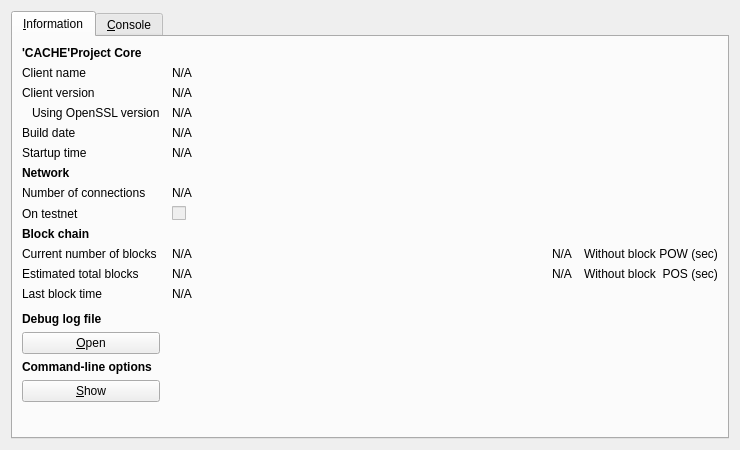
<?xml version="1.0" encoding="UTF-8"?>
<ui version="4.0">
 <class>RPCConsole</class>
 <widget class="QDialog" name="RPCConsole">
  <property name="geometry">
   <rect>
    <x>0</x>
    <y>0</y>
    <width>740</width>
    <height>450</height>
   </rect>
  </property>
  <property name="windowTitle">
   <string>'CACHE'Project - Debug window</string>
  </property>
  <layout class="QVBoxLayout" name="verticalLayout_2">
   <item>
    <widget class="QTabWidget" name="tabWidget">
     <property name="currentIndex">
      <number>0</number>
     </property>
     <widget class="QWidget" name="tab_info">
      <attribute name="title">
       <string>&amp;Information</string>
      </attribute>
      <layout class="QGridLayout" name="gridLayout" columnstretch="0,1">
       <property name="horizontalSpacing">
        <number>12</number>
       </property>
       <item row="0" column="0">
        <widget class="QLabel" name="label_9">
         <property name="font">
          <font>
           <weight>75</weight>
           <bold>true</bold>
          </font>
         </property>
         <property name="text">
          <string>'CACHE'Project Core</string>
         </property>
        </widget>
       </item>
       <item row="1" column="0">
        <widget class="QLabel" name="label_5">
         <property name="text">
          <string>Client name</string>
         </property>
        </widget>
       </item>
       <item row="1" column="1">
        <widget class="QLabel" name="clientName">
         <property name="cursor">
          <cursorShape>IBeamCursor</cursorShape>
         </property>
         <property name="text">
          <string>N/A</string>
         </property>
         <property name="textFormat">
          <enum>Qt::PlainText</enum>
         </property>
         <property name="textInteractionFlags">
          <set>Qt::LinksAccessibleByMouse|Qt::TextSelectableByKeyboard|Qt::TextSelectableByMouse</set>
         </property>
        </widget>
       </item>
       <item row="2" column="0">
        <widget class="QLabel" name="label_6">
         <property name="text">
          <string>Client version</string>
         </property>
        </widget>
       </item>
       <item row="2" column="1">
        <widget class="QLabel" name="clientVersion">
         <property name="cursor">
          <cursorShape>IBeamCursor</cursorShape>
         </property>
         <property name="text">
          <string>N/A</string>
         </property>
         <property name="textFormat">
          <enum>Qt::PlainText</enum>
         </property>
         <property name="textInteractionFlags">
          <set>Qt::LinksAccessibleByMouse|Qt::TextSelectableByKeyboard|Qt::TextSelectableByMouse</set>
         </property>
        </widget>
       </item>
       <item row="3" column="0">
        <widget class="QLabel" name="label_14">
         <property name="text">
          <string>Using OpenSSL version</string>
         </property>
         <property name="indent">
          <number>10</number>
         </property>
        </widget>
       </item>
       <item row="3" column="1">
        <widget class="QLabel" name="openSSLVersion">
         <property name="cursor">
          <cursorShape>IBeamCursor</cursorShape>
         </property>
         <property name="text">
          <string>N/A</string>
         </property>
         <property name="textFormat">
          <enum>Qt::PlainText</enum>
         </property>
         <property name="textInteractionFlags">
          <set>Qt::LinksAccessibleByMouse|Qt::TextSelectableByKeyboard|Qt::TextSelectableByMouse</set>
         </property>
        </widget>
       </item>
       <item row="4" column="0">
        <widget class="QLabel" name="label_12">
         <property name="text">
          <string>Build date</string>
         </property>
        </widget>
       </item>
       <item row="4" column="1">
        <widget class="QLabel" name="buildDate">
         <property name="cursor">
          <cursorShape>IBeamCursor</cursorShape>
         </property>
         <property name="text">
          <string>N/A</string>
         </property>
         <property name="textFormat">
          <enum>Qt::PlainText</enum>
         </property>
         <property name="textInteractionFlags">
          <set>Qt::LinksAccessibleByMouse|Qt::TextSelectableByKeyboard|Qt::TextSelectableByMouse</set>
         </property>
        </widget>
       </item>
       <item row="5" column="0">
        <widget class="QLabel" name="label_13">
         <property name="text">
          <string>Startup time</string>
         </property>
        </widget>
       </item>
       <item row="5" column="1">
        <widget class="QLabel" name="startupTime">
         <property name="cursor">
          <cursorShape>IBeamCursor</cursorShape>
         </property>
         <property name="text">
          <string>N/A</string>
         </property>
         <property name="textFormat">
          <enum>Qt::PlainText</enum>
         </property>
         <property name="textInteractionFlags">
          <set>Qt::LinksAccessibleByMouse|Qt::TextSelectableByKeyboard|Qt::TextSelectableByMouse</set>
         </property>
        </widget>
       </item>
       <item row="6" column="0">
        <widget class="QLabel" name="label_11">
         <property name="font">
          <font>
           <weight>75</weight>
           <bold>true</bold>
          </font>
         </property>
         <property name="text">
          <string>Network</string>
         </property>
        </widget>
       </item>
       <item row="7" column="0">
        <widget class="QLabel" name="label_7">
         <property name="text">
          <string>Number of connections</string>
         </property>
        </widget>
       </item>
       <item row="7" column="1">
        <widget class="QLabel" name="numberOfConnections">
         <property name="cursor">
          <cursorShape>IBeamCursor</cursorShape>
         </property>
         <property name="text">
          <string>N/A</string>
         </property>
         <property name="textFormat">
          <enum>Qt::PlainText</enum>
         </property>
         <property name="textInteractionFlags">
          <set>Qt::LinksAccessibleByMouse|Qt::TextSelectableByKeyboard|Qt::TextSelectableByMouse</set>
         </property>
        </widget>
       </item>
       <item row="10" column="2">
        <widget class="QLabel" name="spamhashOfControlpow">
         <property name="cursor">
          <cursorShape>IBeamCursor</cursorShape>
         </property>
         <property name="text">
          <string>N/A</string>
         </property>
         <property name="textFormat">
          <enum>Qt::PlainText</enum>
         </property>
         <property name="textInteractionFlags">
          <set>Qt::LinksAccessibleByMouse|Qt::TextSelectableByKeyboard|Qt::TextSelectableByMouse</set>
         </property>
        </widget>
       </item>
       <item row="10" column="3">
        <widget class="QLabel" name="label_20">
         <property name="font">
          <font>
           <weight>15</weight>
           <bold>false</bold>
          </font>
         </property>
         <property name="text">
          <string>Without block POW (sec)</string>
         </property>
        </widget>
       </item>
       <item row="11" column="2">
        <widget class="QLabel" name="spamhashOfControlpos">
         <property name="cursor">
          <cursorShape>IBeamCursor</cursorShape>
         </property>
         <property name="text">
          <string>N/A</string>
         </property>
         <property name="textFormat">
          <enum>Qt::PlainText</enum>
         </property>
         <property name="textInteractionFlags">
          <set>Qt::LinksAccessibleByMouse|Qt::TextSelectableByKeyboard|Qt::TextSelectableByMouse</set>
         </property>
        </widget>
       </item>
       <item row="11" column="3">
        <widget class="QLabel" name="label_21">
         <property name="font">
          <font>
           <weight>15</weight>
           <bold>false</bold>
          </font>
         </property>
         <property name="text">
          <string>Without block  POS (sec)</string>
         </property>
        </widget>
       </item>
       <item row="8" column="0">
        <widget class="QLabel" name="label_8">
         <property name="text">
          <string>On testnet</string>
         </property>
        </widget>
       </item>
       <item row="8" column="1">
        <widget class="QCheckBox" name="isTestNet">
         <property name="enabled">
          <bool>false</bool>
         </property>
         <property name="text">
          <string/>
         </property>
        </widget>
       </item>
       <item row="9" column="0">
        <widget class="QLabel" name="label_10">
         <property name="font">
          <font>
           <weight>75</weight>
           <bold>true</bold>
          </font>
         </property>
         <property name="text">
          <string>Block chain</string>
         </property>
        </widget>
       </item>
       <item row="10" column="0">
        <widget class="QLabel" name="label_3">
         <property name="text">
          <string>Current number of blocks</string>
         </property>
        </widget>
       </item>
       <item row="10" column="1">
        <widget class="QLabel" name="numberOfBlocks">
         <property name="cursor">
          <cursorShape>IBeamCursor</cursorShape>
         </property>
         <property name="text">
          <string>N/A</string>
         </property>
         <property name="textFormat">
          <enum>Qt::PlainText</enum>
         </property>
         <property name="textInteractionFlags">
          <set>Qt::LinksAccessibleByMouse|Qt::TextSelectableByKeyboard|Qt::TextSelectableByMouse</set>
         </property>
        </widget>
       </item>
       <item row="11" column="0">
        <widget class="QLabel" name="label_4">
         <property name="text">
          <string>Estimated total blocks</string>
         </property>
        </widget>
       </item>
       <item row="11" column="1">
        <widget class="QLabel" name="totalBlocks">
         <property name="cursor">
          <cursorShape>IBeamCursor</cursorShape>
         </property>
         <property name="text">
          <string>N/A</string>
         </property>
         <property name="textFormat">
          <enum>Qt::PlainText</enum>
         </property>
         <property name="textInteractionFlags">
          <set>Qt::LinksAccessibleByMouse|Qt::TextSelectableByKeyboard|Qt::TextSelectableByMouse</set>
         </property>
        </widget>
       </item>
       <item row="12" column="0">
        <widget class="QLabel" name="label_2">
         <property name="text">
          <string>Last block time</string>
         </property>
        </widget>
       </item>
       <item row="12" column="1">
        <widget class="QLabel" name="lastBlockTime">
         <property name="cursor">
          <cursorShape>IBeamCursor</cursorShape>
         </property>
         <property name="text">
          <string>N/A</string>
         </property>
         <property name="textFormat">
          <enum>Qt::PlainText</enum>
         </property>
         <property name="textInteractionFlags">
          <set>Qt::LinksAccessibleByMouse|Qt::TextSelectableByKeyboard|Qt::TextSelectableByMouse</set>
         </property>
        </widget>
       </item>
       <item row="13" column="0">
        <spacer name="verticalSpacer_2">
         <property name="orientation">
          <enum>Qt::Vertical</enum>
         </property>
         <property name="sizeHint" stdset="0">
          <size>
           <width>20</width>
           <height>20</height>
          </size>
         </property>
        </spacer>
       </item>
       <item row="14" column="0">
        <widget class="QLabel" name="labelDebugLogfile">
         <property name="font">
          <font>
           <weight>75</weight>
           <bold>true</bold>
          </font>
         </property>
         <property name="text">
          <string>Debug log file</string>
         </property>
        </widget>
       </item>
       <item row="15" column="0">
        <widget class="QPushButton" name="openDebugLogfileButton">
         <property name="toolTip">
          <string>Open the 'CACHE'Project debug log file from the current data directory. This can take a few seconds for large log files.</string>
         </property>
         <property name="text">
          <string>&amp;Open</string>
         </property>
         <property name="autoDefault">
          <bool>false</bool>
         </property>
        </widget>
       </item>
       <item row="16" column="0">
        <widget class="QLabel" name="labelCLOptions">
         <property name="font">
          <font>
           <weight>75</weight>
           <bold>true</bold>
          </font>
         </property>
         <property name="text">
          <string>Command-line options</string>
         </property>
        </widget>
       </item>
       <item row="17" column="0">
        <widget class="QPushButton" name="showCLOptionsButton">
         <property name="toolTip">
          <string>Show the 'CACHE'Project-Qt help message to get a list with possible 'CACHE'Project command-line options.</string>
         </property>
         <property name="text">
          <string>&amp;Show</string>
         </property>
         <property name="autoDefault">
          <bool>false</bool>
         </property>
        </widget>
       </item>
       <item row="18" column="0">
        <spacer name="verticalSpacer">
         <property name="orientation">
          <enum>Qt::Vertical</enum>
         </property>
         <property name="sizeHint" stdset="0">
          <size>
           <width>20</width>
           <height>40</height>
          </size>
         </property>
        </spacer>
       </item>
      </layout>
     </widget>
     <widget class="QWidget" name="tab_console">
      <attribute name="title">
       <string>&amp;Console</string>
      </attribute>
      <layout class="QVBoxLayout" name="verticalLayout_3">
       <property name="spacing">
        <number>3</number>
       </property>
       <item>
        <widget class="QTextEdit" name="messagesWidget">
         <property name="minimumSize">
          <size>
           <width>0</width>
           <height>100</height>
          </size>
         </property>
         <property name="readOnly">
          <bool>true</bool>
         </property>
         <property name="tabKeyNavigation" stdset="0">
          <bool>false</bool>
         </property>
         <property name="columnCount" stdset="0">
          <number>2</number>
         </property>
        </widget>
       </item>
       <item>
        <layout class="QHBoxLayout" name="horizontalLayout">
         <property name="spacing">
          <number>3</number>
         </property>
         <item>
          <widget class="QLabel" name="label">
           <property name="text">
            <string notr="true">&gt;</string>
           </property>
          </widget>
         </item>
         <item>
          <widget class="QLineEdit" name="lineEdit"/>
         </item>
         <item>
          <widget class="QPushButton" name="clearButton">
           <property name="maximumSize">
            <size>
             <width>24</width>
             <height>24</height>
            </size>
           </property>
           <property name="toolTip">
            <string>Clear console</string>
           </property>
           <property name="text">
            <string/>
           </property>
           <property name="icon">
            <iconset resource="../bitcoin.qrc">
             <normaloff>:/icons/remove</normaloff>:/icons/remove</iconset>
           </property>
           <property name="shortcut">
            <string notr="true">Ctrl+L</string>
           </property>
           <property name="autoDefault">
            <bool>false</bool>
           </property>
          </widget>
         </item>
        </layout>
       </item>
      </layout>
     </widget>
    </widget>
   </item>
  </layout>
 </widget>
 <resources>
  <include location="../bitcoin.qrc"/>
 </resources>
 <connections/>
</ui>
